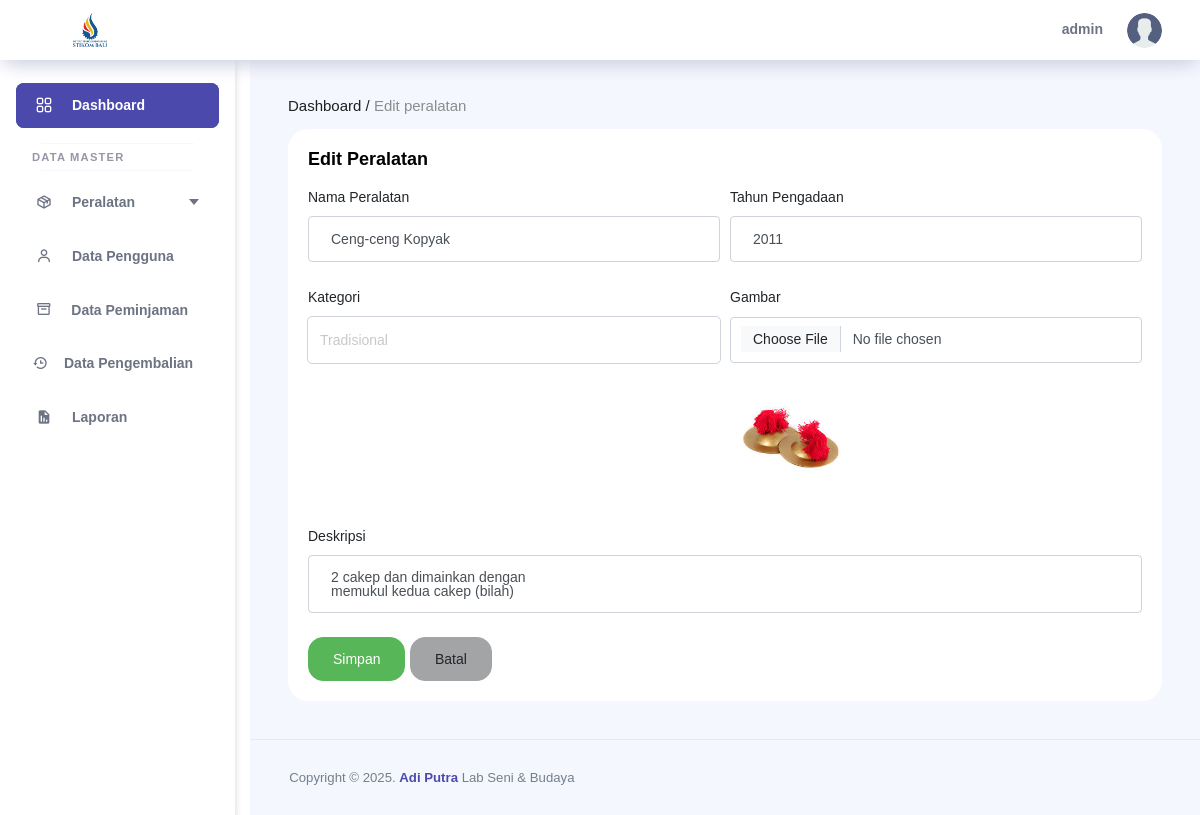
The page /admin/dashboard/index.php?page=edit_peralatan&id=16 (signed in) on the database its author committed.
### tables this page shows
CREATE TABLE `pengguna` (
  `id_pengguna` int(11) NOT NULL,
  `username` varchar(20) NOT NULL,
  `nama_lengkap` varchar(30) DEFAULT NULL,
  `no_hp` varchar(20) DEFAULT NULL,
  `password` varchar(255) NOT NULL,
  `tgl_daftar` datetime DEFAULT current_timestamp(),
  `role` enum('admin','user') NOT NULL DEFAULT 'user',
  `status` enum('Pegawai','Mahasiswa','Dosen') DEFAULT 'Mahasiswa'
);

CREATE TABLE `peralatan` (
  `id_peralatan` int(11) NOT NULL,
  `nama_peralatan` varchar(50) NOT NULL,
  `kategori` enum('Modern','Tradisional') DEFAULT NULL,
  `jumlah` int(11) NOT NULL,
  `jumlah_baik` int(11) DEFAULT 0,
  `jumlah_rusak` int(11) DEFAULT 0,
  `tahun_pengadaan` year(4) DEFAULT NULL,
  `deskripsi` text DEFAULT NULL,
  `gambar` varchar(30) NOT NULL
);

### admin/peralatan/tambah_peralatan.php (the view, shortened to what this page needs)
<?php
include "../../config/config.php";
$id_peralatan = '';
$nama_peralatan = '';
$kategori = '';
$tahun_pengadaan = '';
$deskripsi = '';
$gambar = '';
if (isset($_GET['id'])) {
    $id_peralatan = mysqli_real_escape_string($conn, $_GET['id']);
    $query = mysqli_query($conn, "
        SELECT *,
        (SELECT COUNT(*) FROM unit_peralatan WHERE id_peralatan = p.id_peralatan AND kondisi = 'Baik') AS jumlah_baik,
        (SELECT COUNT(*) FROM unit_peralatan WHERE id_peralatan = p.id_peralatan AND kondisi = 'Rusak') AS jumlah_rusak
        FROM peralatan p WHERE id_peralatan = '$id_peralatan'
    ");
    if ($query && mysqli_num_rows($query) > 0) {
        $data = mysqli_fetch_assoc($query);
        $nama_peralatan = htmlspecialchars($data['nama_peralatan']);
        $kategori = $data['kategori'];
        $tahun_pengadaan = htmlspecialchars($data['tahun_pengadaan']);
        $deskripsi = $data['deskripsi'];
        $gambar = $data['gambar'];
    } else {
        header("Location: data_peralatan.php");
        exit();
    }
}
?>
<!DOCTYPE html>
<html lang="en">
<head>
    <link rel="stylesheet" href="../assets/vendors/feather/feather.css" />
    <link rel="stylesheet" href="../assets/vendors/ti-icons/css/themify-icons.css" />
    <link rel="stylesheet" href="https://cdn.jsdelivr.net/npm/boxicons@latest/css/boxicons.min.css" />
    <link rel="stylesheet" href="../assets/vendors/datatables.net-bs4/dataTables.bootstrap4.css" />
    <link href='https://cdn.boxicons.com/fonts/basic/boxicons.min.css' rel='stylesheet'>
    <link rel="stylesheet" href="../../assets/css/style.css" />
</head>
<body>
    <div class="container-scroller">
    <?php include __DIR__ . '/../layout/navbar.php'; ?>
    <div class="container-fluid page-body-wrapper">
    <?php include __DIR__ . '/../layout/sidebar.php'; ?>
        <div class="main-panel">
            <div class="content-wrapper">
                <div class="row mb-3">
                    <div class="col">
                        <h6 class="font-weight-normal mb-0">
                            Dashboard / <span class="text-gray"><?= $id_peralatan ? 'Edit' : 'Tambah' ?> peralatan</span>
                        </h6>
                    </div>
                </div>
                <div class="row">
                    <div class="col-md-12">
                        <div class="card">
                            <div class="card-body">
                                <p class="card-title mb-3"><?= $id_peralatan ? 'Edit' : 'Tambah' ?> peralatan</p>
                              <form action="../peralatan/peralatan_aksi.php" method="POST" enctype="multipart/form-data" id="userForm">
                                    <div class="form-row">
                                        <div class="form-group col-md-6">
                                            <label>Nama Peralatan</label>
                                            <input type="text" name="nama_peralatan" class="form-control" value="<?= $nama_peralatan ?>" required>
                                        </div>
                                        <div class="form-group col-md-6">
                                            <label>Tahun Pengadaan</label>
                                            <input type="number" name="tahun_pengadaan" class="form-control" id="tahun_pengadaan" value="<?= $tahun_pengadaan ?>" min="2000" max="<?= date('Y') ?>" required>
                                        </div>
                                    </div>
                                    <div class="form-row">
                                        <div class="form-group col-md-6">
                                            <label>Kategori</label>
                                            <select name="kategori" class="form-control" required>
                                                <option value="Tradisional" <?= $kategori == 'Tradisional' ? 'selected' : '' ?>>Tradisional</option>
                                            </select>
                                        </div>
                                        <div class="form-group col-md-6">
                                            <label for="gambar">Gambar</label>
                                            <input type="file" name="gambar" class="form-control" id="gambar" <?= $id_peralatan ? '' : 'required' ?>>
                                            <?php if ($id_peralatan && $gambar): ?>
                                                <br>
                                                <img src="../../uploads/peralatan/<?= htmlspecialchars($gambar) ?>" width="120">
                                            <?php endif; ?>
                                        </div>
                                    </div>
                                     <div class="form-row">
                                        <div class="form-group col-md-12">
                                            <label>Deskripsi</label>
                                            <textarea name="deskripsi" class="form-control" required><?= htmlspecialchars($deskripsi) ?></textarea>
                                        </div>
                                    </div>
                                    <button type="submit" name="<?= $id_peralatan ? 'update' : 'simpan' ?>" class="btn btn-success">Simpan</button>
                                    <a href="../dashboard/index.php?page=peralatan" class="btn btn-secondary">Batal</a>
                                </form>
                            </div>
                        </div>
                    </div>
                </div>
            </div>
            <footer class="footer">
                <div class="d-sm-flex justify-content-center justify-content-sm-between">
                    <span class="text-muted text-center text-sm-left d-block d-sm-inline-block">
                        Copyright &copy; 2025. <a href="#">Adi Putra</a> Lab Seni & Budaya
                    </span>
                </div>
            </footer>
        </div>
    </div>
</div>
</body>
</html>

### admin/layout/navbar.php (shortened to what this page needs)
<?php
include "../../config/config.php";
$data = null;
if (isset($_SESSION['id_pengguna'])) {
    $id_pengguna = $_SESSION['id_pengguna'];
    $result = mysqli_query($conn, "SELECT * FROM pengguna WHERE id_pengguna = '$id_pengguna'");
    if ($result && mysqli_num_rows($result) > 0) {
        $data = mysqli_fetch_assoc($result);
    }
}
?>
<!DOCTYPE html>
<html lang="en">
  <head>
    <link rel="stylesheet" href="../assets/vendors/feather/feather.css" />
    <link rel="stylesheet" href="../assets/vendors/ti-icons/css/themify-icons.css" />
    <link rel="stylesheet" href="../assets/vendors/css/vendor.bundle.base.css" />
    <link rel="stylesheet" href="https://cdn.jsdelivr.net/npm/boxicons@latest/css/boxicons.min.css" />
    <link rel="stylesheet" href="../assets/vendors/datatables.net-bs4/dataTables.bootstrap4.css" />
    <link rel="stylesheet" href="../assets/js/select.dataTables.min.css" />
    <link rel="stylesheet" href="../assets/css/style.css" />
  </head>
  <body>
<nav class="navbar col-lg-12 col-12 p-0 fixed-top d-flex flex-row">
        <div class="navbar-brand-wrapper d-flex align-items-center justify-content-center">
          <a class="navbar-brand brand-logo mr-5" href="dashboard_admin.php"><img src="../../assets/img/logo.png" class="mr-2" alt="logo" /></a>
        </div>
        <div class="navbar-menu-wrapper d-flex align-items-center justify-content-end">
          <ul class="navbar-nav navbar-nav-right">
            <li class="nav-item nav-profile dropdown d-flex align-items-center gap-2">
            <?php if ($data): ?>
                <div class="d-none d-lg-block font-weight-bold mr-3">
                  <?= htmlspecialchars($data['username']) ?>
                </div>
              <?php endif; ?>
              <a class="nav-link dropdown-toggle p-0" href="#" data-toggle="dropdown" id="profileDropdown">
                <img src="../../assets/img/users.png" alt="profile" class="rounded-circle" style="width: 35px; height: 35px;" />
              </a>
            </li>
          </ul>
        </div>
      </nav>
  </body>
</html>

### assets/css/style.css (style rules this page uses)
body { font-family: 'Segoe UI', Tahoma, Geneva, Verdana, sans-serif; background: #f8f9fa; }
.card { border-radius: 15px; border: none; }
a { text-decoration: none; font-weight: bold; }

### admin/layout/sidebar.php (style rules this page uses)
.main-panel { margin-left: 250px; width: calc(100% - 250px); }

### rows shown on the page
pengguna: username "admin"
peralatan: nama_peralatan "Ceng-ceng Kopyak", tahun_pengadaan "2011", kategori "Tradisional", gambar (picture), deskripsi "2 cakep dan dimainkan dengan memukul kedua cakep (bilah)"
